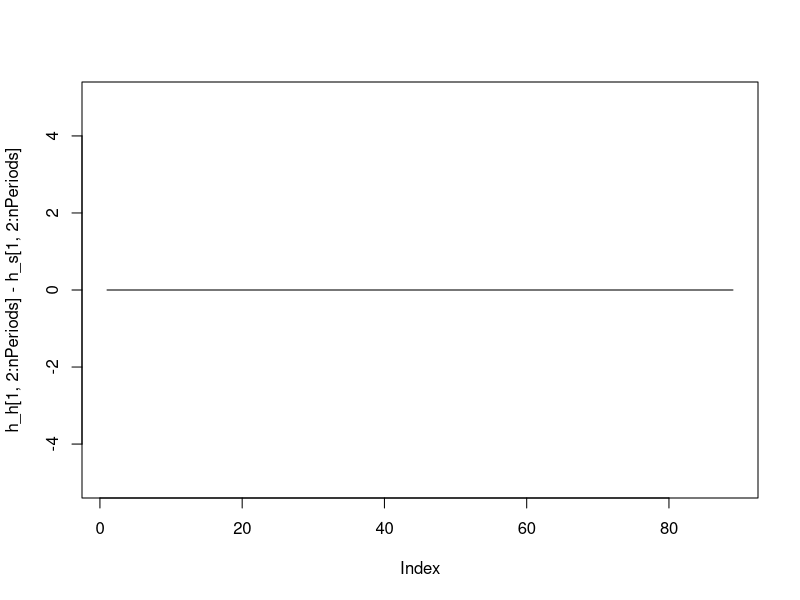
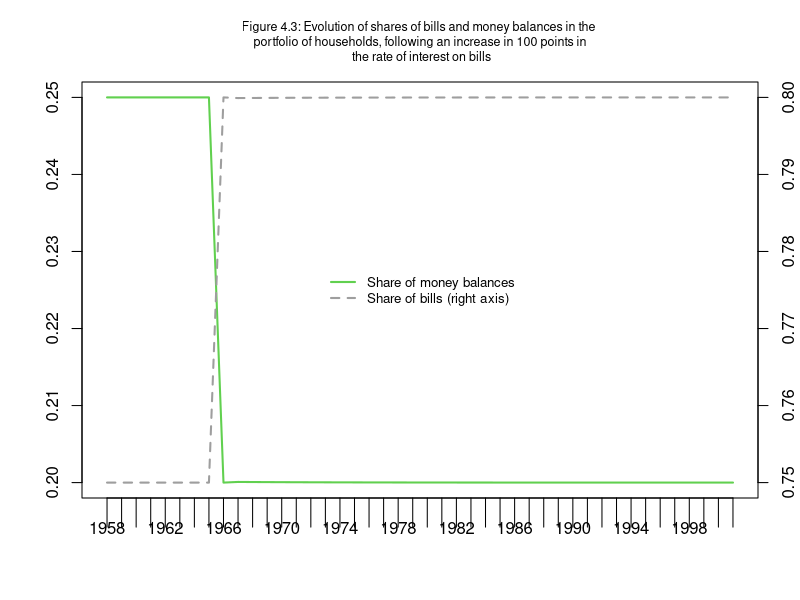
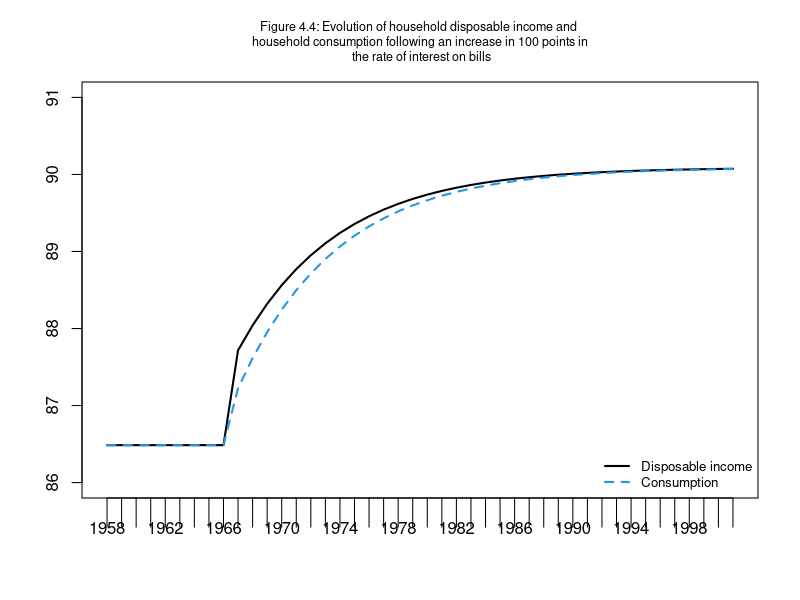

The R source for these figures, in order:
#PC model for R
#from Wynne Godley and Marc Lavoie
#Monetary Economics
#Chapter 4 

#Version: 30 May 2019

#STEP 1: Clear the workspace and define the number of periods and scenarios
rm(list=ls(all=TRUE))
#Number of periods
nPeriods = 90
#Number of scenarios
nScenarios=3 

#STEP 2: 
#Variables
#Government bills held by Central Bank
b_cb=matrix(data=21.576,nrow=nScenarios,ncol=nPeriods)
#Government bills held by households
b_h=matrix(data=64.865,nrow=nScenarios,ncol=nPeriods) 
#Government bills supplied by government
b_s=matrix(data=21.576+64.865,nrow=nScenarios,ncol=nPeriods) 
#Consumption goods
cons=matrix(data=0,nrow=nScenarios,ncol=nPeriods) 
#Government goods
g=matrix(data=20,nrow=nScenarios,ncol=nPeriods) 
#Cash money held by households
h_h=matrix(data=21.62,nrow=nScenarios,ncol=nPeriods) 
#Cash money supplied by central bank
h_s=matrix(data=21.62,nrow=nScenarios,ncol=nPeriods) 
#Interest rate on government bills
r=matrix(data=0.025,nrow=nScenarios,ncol=nPeriods) 
#Interest rate as policy instrument
r_bar=matrix(data=0.025,nrow=nScenarios,ncol=nPeriods) 
#Taxes
t=matrix(data=0,nrow=nScenarios,ncol=nPeriods) 
#Households wealth
v=matrix(data=64.865+21.62,nrow=nScenarios,ncol=nPeriods) 
#Income = GDP
y=matrix(data=0,nrow=nScenarios,ncol=nPeriods) 
#Disposable income of households
yd=matrix(data=0,nrow=nScenarios,ncol=nPeriods) 

#STEP 3: Set values for parameters and exogenous variables (excluding shocks)
alpha1=0.6
alpha2=0.4
lambda0 = 0.635
lambda1 = 5
lambda2 = 0.01
theta=0.2

#Choose scenario
for (j in 1:nScenarios){
  
  #Define time loop
  for (i in 2:nPeriods){
    
    #Define iterations
    for (iterations in 1:100){
      
      #Introduce shocks
      if (i>=10 && j==2){
        r_bar[j,i]=0.035
      }
      
      #STEP 5: Model     
      
      #Determination of output - eq. 4.1
      y[j,i] = cons[j,i] + g[j,i]
      
      #Disposable income - eq. 4.2
      yd[j,i] = y[j,i] - t[j,i] + r[j,i-1]*b_h[j,i-1]
      
      #Tax payments - eq. 4.3
      t[j,i] = theta*(y[j,i] + r[j,i-1]*b_h[j,i-1])
      
      #Wealth accumulation - eq. 4.4
      v[j,i] = v[j,i-1] + (yd[j,i] - cons[j,i])
      
      #Consumption function - eq. 4.5
      cons[j,i] = alpha1*yd[j,i] + alpha2*v[j,i-1]
      
      #Cash money - eq. 4.6
      h_h[j,i] = v[j,i] - b_h[j,i]
      
      #Demand for government bills - eq. 4.7
      b_h[j,i] = v[j,i]*(lambda0 + lambda1*r[j,i] - lambda2*(yd[j,i]/v[j,i]))
      
      #Supply of government bills - eq. 4.8
      b_s[j,i] = b_s[j,i-1] + (g[j,i] + r[j,i-1]*b_s[j,i-1]) - (t[j,i] + r[j,i-1]*b_cb[j,i-1])
      
      #Supply of cash - eq. 4.9
      h_s[j,i] = h_s[j,i-1] + b_cb[j,i] - b_cb[j,i-1]
      
      #Government bills held by the central bank - eq. 4.10
      b_cb[j,i] = b_s[j,i] - b_h[j,i]
      
      #Interest rate as policy instrument - eq. 4.11
      r[j,i] = r_bar[j,i]
      
      
        }
      }
    }

#STEP 5: Consistency check (redundant equation)

plot(h_h[1,2:nPeriods]-h_s[1,2:nPeriods], type="l", ylim = range(-5,5))

#STEP 6: Create and display graphs

x=c("1958":"2001")

#Figure 4.3
plot(h_h[2,2:45]/v[2,2:45],xaxt='n',type="l",col="3",lwd=2,lty=1,font.main=1,cex.main=0.75,main="Figure 4.3: Evolution of shares of bills and money balances in the \n portfolio of households, following an increase in 100 points in \n the rate of interest on bills",ylab = NA,xlab = NA,ylim=range(0.2,0.25))
par(new=T)
plot(b_h[2,2:45]/v[2,2:45],type="l",lwd=2,lty=2,col="8",axes=F, ylab=NA, xlab=NA,ylim=range(0.75,0.8))
axis(side = 4)
#par(xpd=TRUE)
legend("center",c("Share of money balances","Share of bills (right axis)"),  bty = "n", cex = 0.8, lty=c(1,2), lwd=c(2,2), col = c(3,8), box.lwd=0)
axis(side=1,at=1:44,labels=x,tck=-0.07)

#Figure 4.4
plot(yd[2,2:45],xaxt='n',type="l",col="1",lwd=2,lty=1,font.main=1,cex.main=0.75,main="Figure 4.4: Evolution of household disposable income and \n household consumption following an increase in 100 points in \n the rate of interest on bills",ylab = '',xlab = '',ylim=range(86,91))
lines(cons[2,2:45],type="l",lwd=2,lty=2,col="4")
#par(xpd=TRUE)
legend("bottomright",c("Disposable income","Consumption"),  bty = "n", cex = 0.8, lty=c(1,2), lwd=c(2,2), col = c(1,4), box.lwd=0)
axis(side=1,at=1:44,labels=x,tck=-0.07)